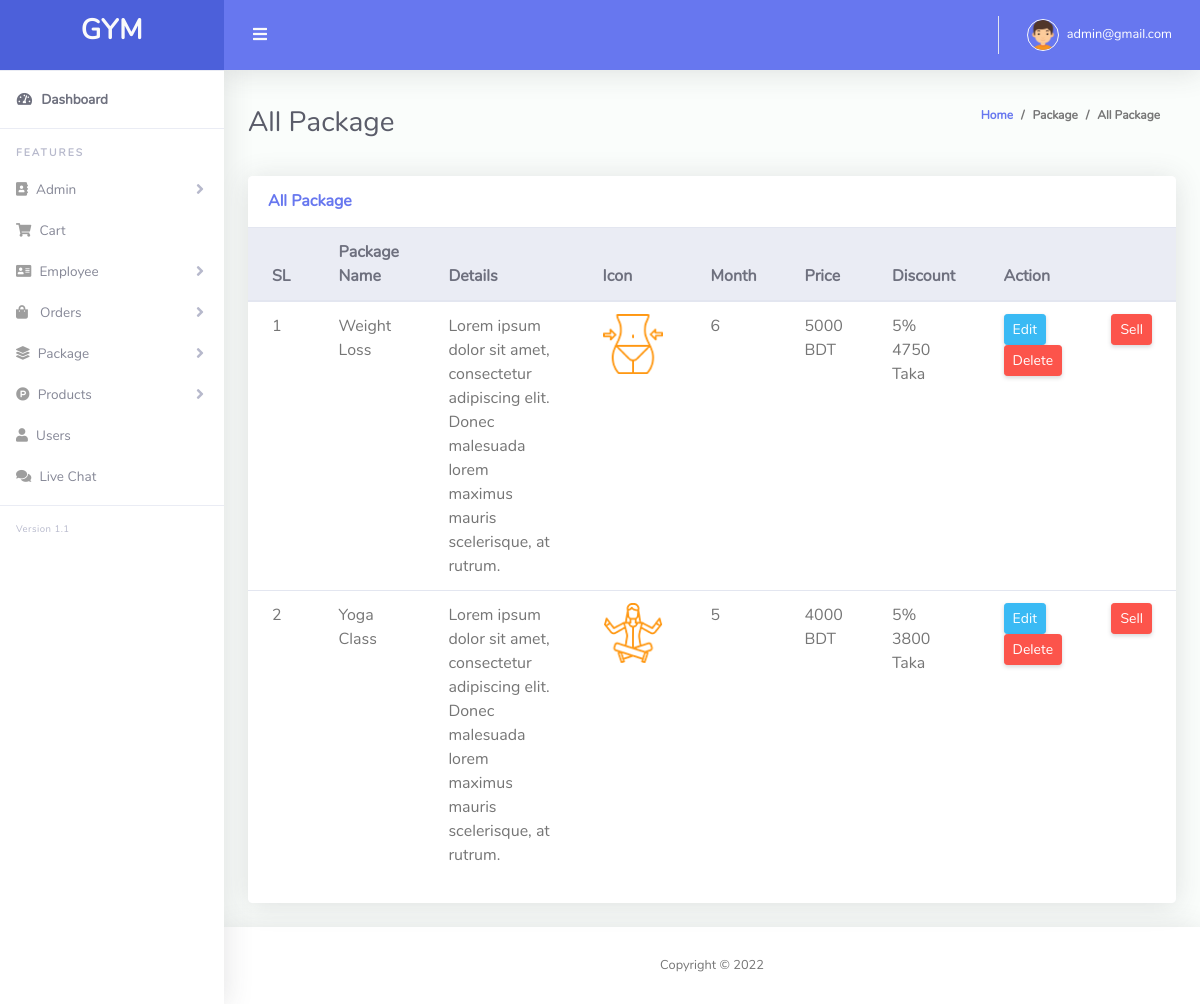
Page /admin/all_package.php (signed in) on the committed database.
### tables this page shows
CREATE TABLE `package_table` (
  `package_id` int(20) NOT NULL,
  `pack_name` varchar(255) NOT NULL,
  `details` text NOT NULL,
  `image` varchar(255) NOT NULL,
  `month` varchar(255) NOT NULL,
  `price` int(25) NOT NULL,
  `discount` int(25) NOT NULL,
  `del_pack` tinyint(10) NOT NULL DEFAULT 0
);

### Classes/DB.php (called while the page is built, shortened)
<?php
class DB
{
    public function connect(){
        $this->conn = new mysqli("localhost","root","","gym");
        if ($this->conn->connect_error) {
          die("Connection failed: " . $this->conn->connect_error);
        }
        else{
            return $msg =  "connected";
        }
    }
}

### Classes/PackageClass.php (called while the page is built, shortened)
<?php
include_once 'db.php';
class PackageClass extends DB
{
    public function viewPackage(){
        $qry = "SELECT * FROM package_table where del_pack=0";
        $result = $this->conn->query($qry);
        return $result;
    }
}

### admin/all_package.php (the view, shortened to what this page needs)
<?php include 'layouts/header.php';
?>
<div class="container-fluid" id="container-wrapper">
    <div class="d-sm-flex align-items-center justify-content-between mb-4">
        <h1 class="h3 mb-0 text-gray-800">All Package</h1>
        <ol class="breadcrumb">
            <li class="breadcrumb-item"><a href="./">Home</a></li>
            <li class="breadcrumb-item">Package</li>
            <li class="breadcrumb-item active" aria-current="page">All Package</li>
        </ol>
    </div>
    <div class="row">
        <div class="col-lg-12 mb-4">
            <div class="card">
                <div class="card-header py-3 d-flex flex-row align-items-center justify-content-between">
                    <h6 class="m-0 font-weight-bold text-primary">All Package</h6>
                </div>
                <div class="table-responsive">
                    <table class="table align-items-center table-flush">
                        <thead class="thead-light">
                            <tr>
                                <th>SL</th>
                                <th>Package Name</th>
                                <th>Details</th>
                                <th>Icon</th>
                                <th>Month</th>
                                <th>Price</th>
                                <th>Discount <br></th>
                                <th>Action</th>
                                <th></th>
                            </tr>
                        </thead>
                        <tbody>
                            <?php
                            $i = 0;
                            $view = $pack->viewPackage();
                            foreach ($view as $value) {
                            ?>
                                <tr>
                                    <td><?php echo $i += 1; ?></td>
                                    <td><?php echo $value['pack_name']; ?></td>
                                    <td><?php echo $value['details']; ?></td>
                                    <td><img style="height: 60px; width: 60px;" src="<?php echo $value['image']; ?>" alt=""> </td>
                                    <td><?php echo $value['month']; ?></td>
                                    <td><?php echo $value['price']; ?> BDT</td>
                                    <td><?php echo $value['discount']; ?>% <br> <?php echo $value['price'] - (($value['price'] * $value['discount']) / 100) ?> Taka</td>
                                    <?php if ($status == 0) { ?>
                                        <td>
                                            <a href="edit_package.php?packageid=<?php echo $value['package_id']; ?>" class="btn btn-sm btn-info">Edit</a>
                                            <a href="?delPackage=<?php echo $value['package_id']; ?>" class="btn btn-sm btn-danger">Delete</a>
                                        </td>
                                    <?php } ?>
                                    <td><a href="customeradmit.php?packid=<?php echo $value['package_id']; ?>" class="btn btn-sm btn-danger">Sell</a></td>
                                </tr>
                            <?php } ?>
                        </tbody>
                    </table>
                </div>
                <div class="card-footer"></div>
            </div>
        </div>
    </div>
</div>
<?php include 'layouts/footer.php'; ?>

### rows in the picture
package_table: i "1", pack_name "Weight Loss", details "Lorem ipsum dolor sit amet, consectetur adipiscing elit. Donec malesuada lorem maximus mauris scelerisque, at rutrum.", image (picture), month "6", price "5000", discount "5", $value['price'] - (($value['price'] * $value['discount']) / 100) "4750"
package_table: i "2", pack_name "Yoga Class", details "Lorem ipsum dolor sit amet, consectetur adipiscing elit. Donec malesuada lorem maximus mauris scelerisque, at rutrum.", image (picture), month "5", price "4000", discount "5", $value['price'] - (($value['price'] * $value['discount']) / 100) "3800"

### other values in the picture
$_SESSION['admin_email'] "admin@gmail.com"
